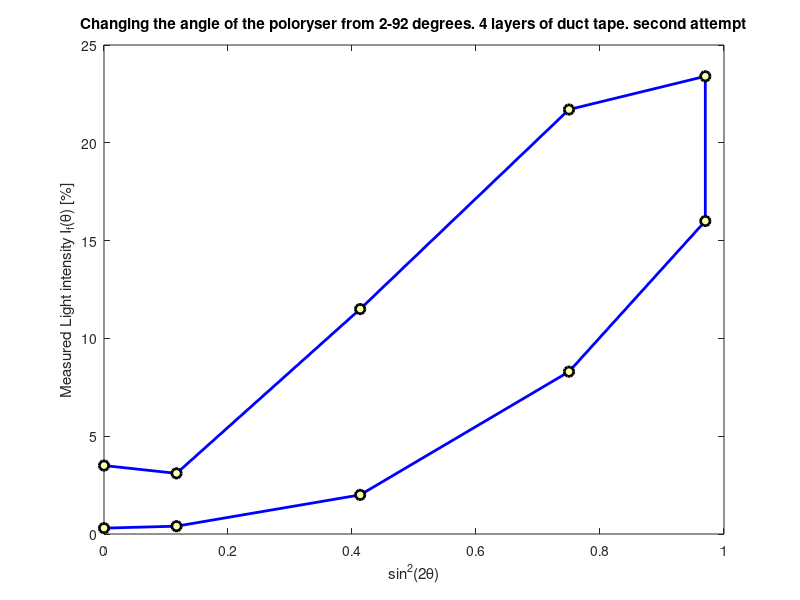
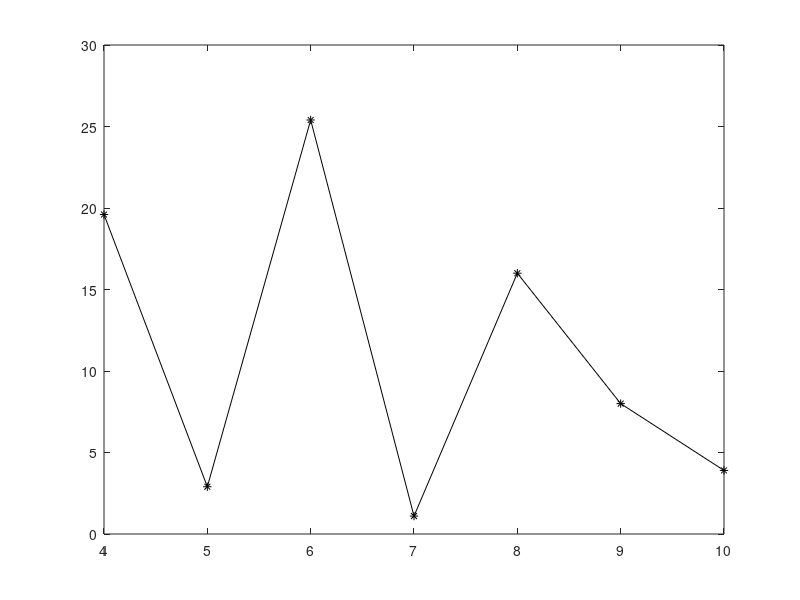

MATLAB code for these plots, in order: (Note: this script raises an error after producing the figures.)
figure
angle=[0,10,20,30,40,50,60,70,80,90];
axisx=(sind(2*angle)).^2;
intensity1=[3.5,3.1,11.5,21.7,23.4,16,8.3,2,0.4,0.3];
plot(axisx,intensity1,'-bo',...
    'LineWidth',2,...
    'MarkerEdgeColor','k',...
    'MarkerFaceColor',[.987643 1 .67],...
    'MarkerSize',7)
xlabel('sin^{2}(2\theta)')
ylabel('Measured Light intensity I_f(\theta) [%]')
title('Changing the angle of the poloryser from 2-92 degrees. 4 layers of duct tape. second attempt')
strips=4:10;
errorintensity2=0.2.*[1,1,1,1,1,1,1];
intensity2=[19.6,2.9,25.4, 1.1, 16 ,8, 3.9  ] ; %in percent
figure
plot(strips,intensity2,'k-*')
cftool
xlabel('number of duct tape layers from 4-10')
ylabel('Measured Light intensity I_f(\theta) [%]')
title('Changing the number of layers with a 45 \circ and 135 \circ polarizers ')



